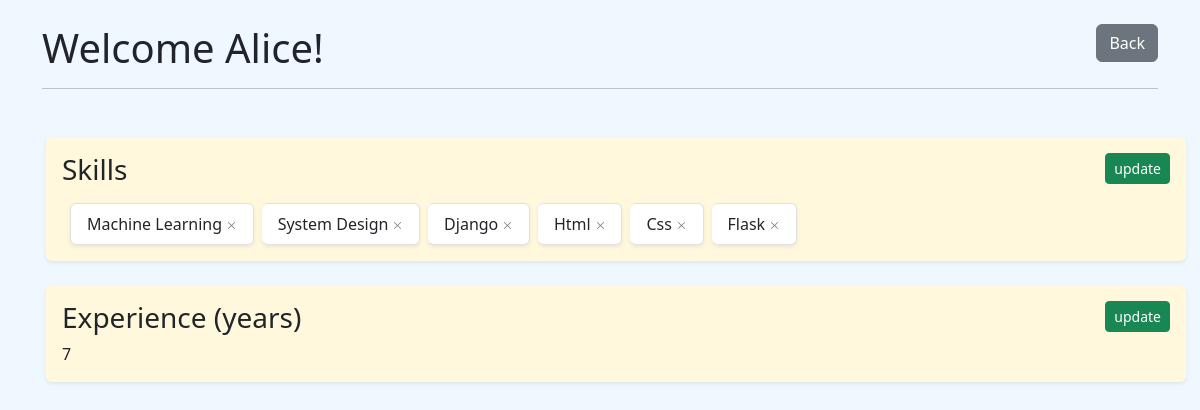
Screenshot of /profile (signed in) with the database file from the repository.
### portal/models.py (models this page shows)
class Skill(models.Model):
    name = models.CharField(max_length=64,unique=True)
    job_seeker = models.ForeignKey(JobSeekerProfile,on_delete=models.CASCADE,related_name="skills")
    def __str__(self):
        return f"{self.name}"

### portal/views.py (the view)
# urls.py: path("profile",views.user_profile,name="profile"),
def user_profile(request):
    seeker = JobSeekerProfile.objects.get(user=request.user)
    skills = seeker.skills.all()
    experience = seeker.experience
    first = seeker.user.first_name
    return render(request,"portal/seeker.html",{
        "first":first,
        "seeker_skills":skills,
        "experience":experience
    })

### portal/templates/portal/seeker.html (shortened to what this page needs)
{% load static %}
<!DOCTYPE html>
<html lang="en">
<head>
    <link rel="stylesheet" href="{% static 'portal/bootstrap.min.css' %}">
</head>
<body style="background-color:aliceblue;">
    <div class="container">
        <div class="mt-4">
            <h1>Welcome {{first}}!
                <a class="btn btn-secondary float-end" href="{% url 'index' %}">Back</a>
            </h1>
        </div>
        <hr>
        <div class="mt-5">
            <div class="row mb-4">
                <div class="shadow shadow-sm p-3 col-11 ms-3 col-sm-12 rounded" style="background-color: cornsilk;">
                    <h3>Skills
                        <button class="btn btn-sm btn-success float-end" id="skills" onclick="handleClick(this.id)">update</button>
                    </h3>
                    <ul class="list-group list-group-horizontal flex-wrap" id="list-skill">
                        {% for skill in seeker_skills %}
                         <li class="list-group-item ms-2 mt-2 shadow shadow-sm rounded" id="sk-btn"><span>{{skill}}</span>
                            <button style="font-size:7px;" class="btn btn-close btn-dark delete-btn" data-id="{{skill.id}}"></button>
                         </li>
                         {% empty %}
                         <li class="list-group-item">Skills not added yet.</li>
                         {% endfor %}
                    </ul>
                </div>
            </div>
            <div class="row mb-4">
                <div class="shadow shadow-sm rounded p-3 col-11 ms-3 col-sm-12 rounded" style="background-color: cornsilk;">
                    <h3>Experience (years)
                        <button class="btn btn-sm btn-success float-end" id="experience" onclick="handleClick(this.id)">update</button>
                    </h3>
                    <div id="exp">{{experience}}</div>
                </div>
            </div>
        </div>
    </div>
</body>
</html>

### rows the page displays
Skill: name "Machine Learning"
Skill: name "System Design"
Skill: name "Django"
Skill: name "Html"
Skill: name "Css"
Skill: name "Flask"

### other values shown
{{ first }} "Alice"
{{ experience }} "7"
